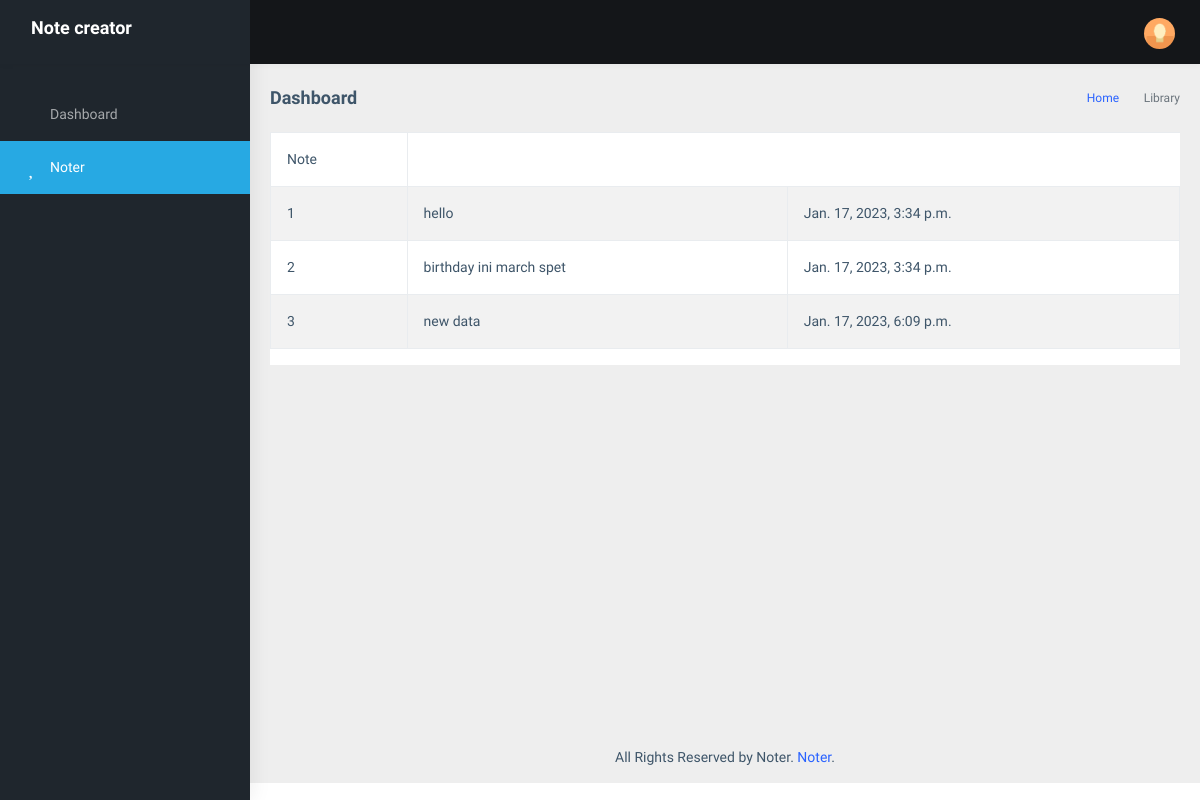
/notes/noter, run on an earlier commit of the app's database.
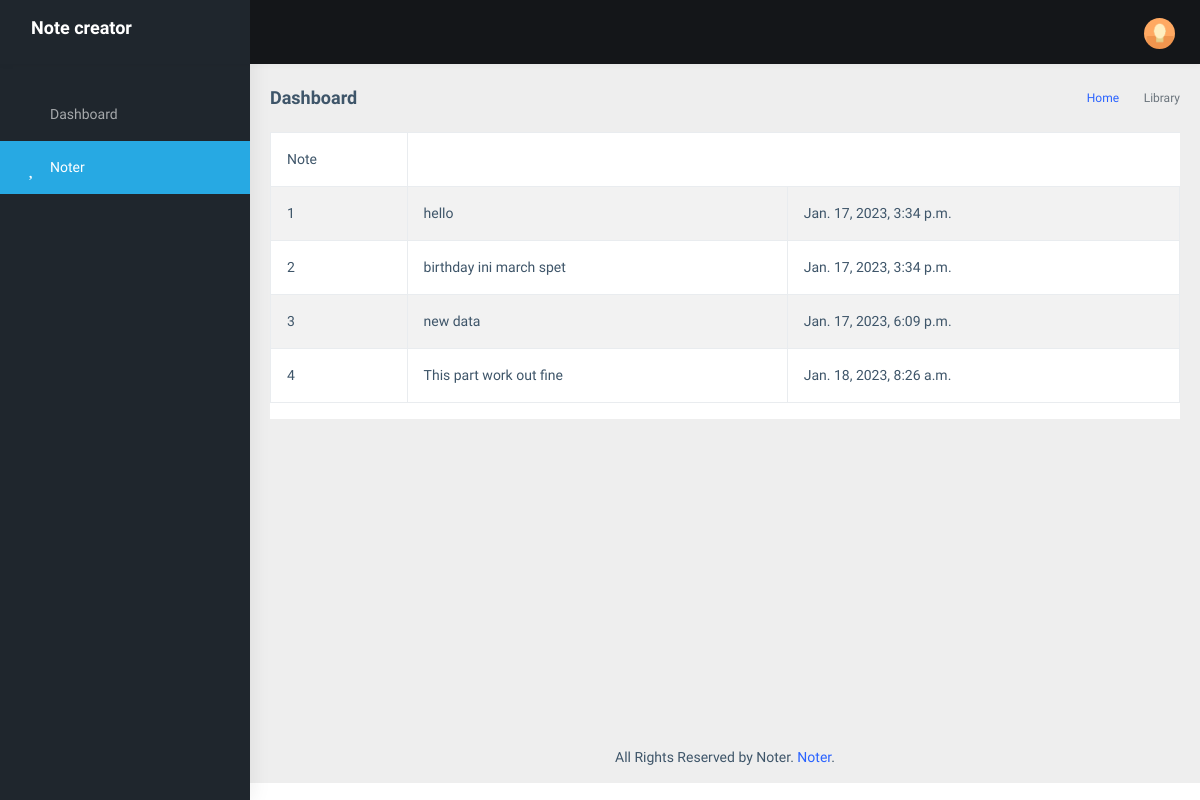
And on a later commit of the database.
### notes/models.py (models this page shows)
class Notes(models.Model):
    body = models.CharField(max_length=100)
    entry_date = models.DateTimeField(auto_now=True)

### notes/views.py (the view)
# urls.py: path("noter",views.noter, name='noter')
def noter(request):
    emps = Notes.objects.all()
    return render(request, "noter.html",{'emps':emps})

### templates/noter.html (shortened to what this page needs)
{% load static %}
<!DOCTYPE html>
<html dir="ltr" lang="en">
  {% include 'head.html' %}
  <body>
    <div
      id="main-wrapper"
      data-layout="vertical"
      data-navbarbg="skin5"
      data-sidebartype="full"
      data-sidebar-position="absolute"
      data-header-position="absolute"
      data-boxed-layout="full"
    >
      {% include 'header.html' %}
      <aside class="left-sidebar" data-sidebarbg="skin5">
        {% include 'side-nav.html' %}
      </aside>
      <div class="page-wrapper">
        <div class="page-breadcrumb">
          <div class="row">
            <div class="col-12 d-flex no-block align-items-center">
              <h4 class="page-title">Dashboard</h4>
              <div class="ms-auto text-end">
                <nav aria-label="breadcrumb">
                  <ol class="breadcrumb">
                    <li class="breadcrumb-item"><a href="#">Home</a></li>
                    <li class="breadcrumb-item active" aria-current="page">
                      Library
                    </li>
                  </ol>
                </nav>
              </div>
            </div>
          </div>
        </div>
        <div class="container-fluid">
          <form method="post" action="">
            <div class="row">
              <div class="col-md-12">
                <div class="card">
                    <table
                    id="zero_config"
                    class="table table-striped table-bordered"
                  >
                    <thead>
                      <tr>
                        <th>Note</th>
                      </tr>
                    </thead>
                    <tbody>
                      {% for emp in emps %}
                      <tr>
                        <td >
                            {{ emp.id }}
                        </td>
                        <td>{{ emp.body }}</td>
                        <td>{{ emp.entry_date }}</td>
                      </tr>
                      {% endfor %}
                    </tbody>
                  </table>
                </div>
              </div>
            </div>
          </form>
        </div>
        {% include 'footer.html' %}
      </div>
    </div>
  </body>
</html>

What changed in the data, as far as the page shows it:
added Notes: id "4", body "This part work out fine", entry_date "Jan. 18, 2023, 8:26 a.m."
